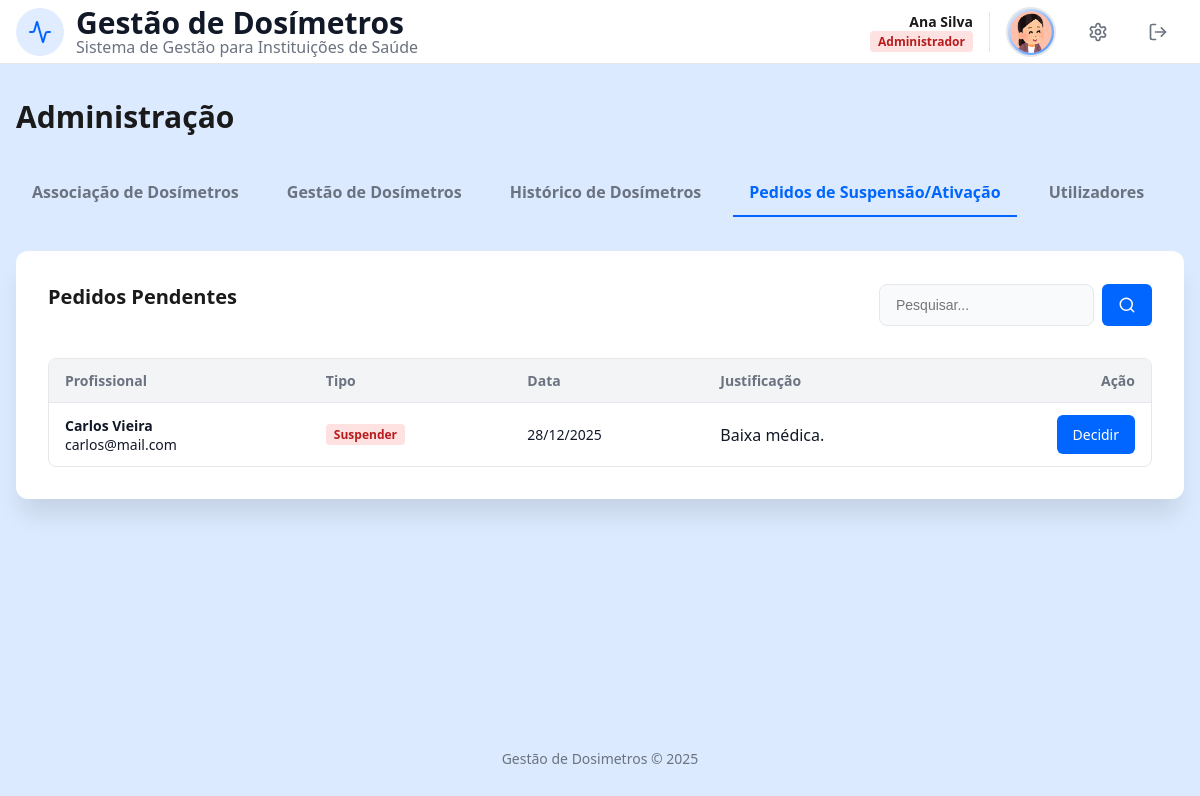
The app's page /admin.php?tab=pedidos (signed in) with its own data.
### tables this page shows
CREATE TABLE ChangeRecord (
    idCR INTEGER PRIMARY KEY AUTOINCREMENT,
    idA INTEGER NOT NULL,
    idUser INTEGER NOT NULL,
    requestType TEXT CHECK(requestType IN ('Suspender','Ativar')) NOT NULL,
    message TEXT NOT NULL,
    requestDate DATETIME NOT NULL,
    status TEXT CHECK(status IN ('Pendente','Concluido', 'Rejeitado')) DEFAULT 'Pendente',

    idAdmin INTEGER,
    decisionDate DATETIME,
    finalStatus TEXT CHECK(finalStatus IN ('Ativo','Suspenso')),
    adminNote TEXT,

    FOREIGN KEY (idA) REFERENCES ApprovedRequest(idA) ON DELETE CASCADE,
    FOREIGN KEY (idUser) REFERENCES User(idU),
    FOREIGN KEY (idAdmin) REFERENCES User(idU)
);

CREATE TABLE User (
    idU INTEGER PRIMARY KEY AUTOINCREMENT,
    name TEXT NOT NULL,
    surname TEXT NOT NULL, 
    birthDate DATE NOT NULL,
    sex TEXT CHECK(sex IN ('Female', 'Male', 'Other')) NOT NULL,
    email TEXT UNIQUE NOT NULL, 
    password TEXT NOT NULL,
    phoneN TEXT CHECK(phoneN GLOB '+[0-9][0-9][0-9]*'),
    userType TEXT CHECK(userType IN ('Administrador', 'Físico Médico', 'Profissional de Saúde')) NOT NULL,
    userStatus BOOLEAN DEFAULT 1,
    profilePic TEXT DEFAULT 'foto/12225881.png'
);

### database/admin_db.php (called while the page is built, shortened)
<?php
function getPendingChangeRequests($db, $search = '') {
    $sql = "SELECT CR.*, U.name, U.surname, U.email
            FROM ChangeRecord CR
            JOIN User U ON CR.idUser = U.idU
            WHERE CR.status = 'Pendente'
              AND U.userStatus = 1";
    $params = [];
    $sql .= " ORDER BY CR.requestDate ASC";
    $stmt = $db->prepare($sql);
    $stmt->execute($params);
    return $stmt->fetchAll();
}
?>

### templates/admin_views.php (the view, shortened to what this page needs)
<?php
function renderAdminTabs($currentTab) {
    ?>
    <div class="admin-tabs">
        <a href="admin.php?tab=associacao" class="tab-link <?php echo $currentTab === 'associacao' ? 'active' : ''; ?>">Associação de Dosímetros</a>
        <a href="admin.php?tab=gestao" class="tab-link <?php echo $currentTab === 'gestao' ? 'active' : ''; ?>">Gestão de Dosímetros</a>
        <a href="admin.php?tab=historico" class="tab-link <?php echo $currentTab === 'historico' ? 'active' : ''; ?>">Histórico de Dosímetros</a>
        <a href="admin.php?tab=pedidos" class="tab-link <?php echo $currentTab === 'pedidos' ? 'active' : ''; ?>">Pedidos de Suspensão/Ativação</a>
        <a href="admin.php?tab=users" class="tab-link <?php echo $currentTab === 'users' ? 'active' : ''; ?>">Utilizadores</a>
    </div>
    <?php
}
    ?>
    <?php
function renderRequestsTab($requests, $searchTerm) {
    ?>
    <div class="card">
        <div class="mb1 header-flex">
            <h2 class="titulo-separador mb1 header-flex-left">Pedidos Pendentes</h2>
            <form action="admin.php" method="GET" class="search-form">
                <input type="text" name="search" value="<?php echo htmlspecialchars($searchTerm); ?>" placeholder="Pesquisar..." class="profile-input input-search">
                <button type="submit" class="btn btn-primary">
                    <svg xmlns="http://www.w3.org/2000/svg" width="18" height="18" viewBox="0 0 24 24" fill="none" stroke="currentColor" stroke-width="2" stroke-linecap="round" stroke-linejoin="round">
                        <circle cx="11" cy="11" r="8"/><path d="m21 21-4.3-4.3"/>
                    </svg>
                </button>
            </form>
        </div>
        <?php if (empty($requests)): ?>
            <?php if (!empty($searchTerm)): ?>
                <p class="text-center msg-nav">
                    Nenhum resultado encontrado para "<strong><?php echo htmlspecialchars($searchTerm); ?></strong>".
                </p>
            <?php else: ?>
                <p class="subtitulo">Não existem pedidos pendentes.</p>
            <?php endif; ?>
        <?php else: ?>
            <div class="table-container">
                <table class="admin-table">
                    <thead>
                        <tr>
                            <th>Profissional</th>
                            <th>Tipo</th>
                            <th>Data</th>
                            <th>Justificação</th>
                            <th class="txt-right">Ação</th>
                        </tr>
                    </thead>
                    <tbody>
                        <?php foreach ($requests as $req): ?>
                            <tr>
                                <td>
                                    <span class="nome-tab"><?php echo htmlspecialchars($req['name'].' '.$req['surname']); ?></span><br>
                                    <?php echo htmlspecialchars($req['email']); ?>
                                </td>
                                <td>
                                    <span class="role-badge <?php echo $req['requestType'] == 'Suspender' ? 'badge-red' : 'badge-green'; ?>">
                                        <?php echo htmlspecialchars($req['requestType']); ?>
                                    </span>
                                </td>
                                <td><?php echo date('d/m/Y', strtotime($req['requestDate'])); ?></td>
                                <td class="subtitulo"><?php echo htmlspecialchars($req['message']); ?></td>
                                <td class="txt-right">
                                    <a href="admin.php?tab=pedidos&decidir=<?php echo $req['idCR']; ?>&user=<?php echo urlencode($req['name'].' '.$req['surname']); ?>&type=<?php echo $req['requestType']; ?>"
                                    class="btn btn-primary">Decidir</a>
                                </td>
                            </tr>
                        <?php endforeach; ?>
                    </tbody>
                </table>
            </div>
        <?php endif; ?>
    </div>
    <?php
}
    ?>

### css/style.css (style rules this page uses)
:root { font-size: 16px; --primary: #0066ff; --primary-light: #4d94ff; --primary-dark: #0052cc; --white: #ffffff; --foreground: #1a1a1a; --border: #e5e7eb; --input-bg: #f9fafb; --muted: #6b7280; --background: #dbeafe; --background2: #b2cdf0; --bg-body: #f3f4f6; --text-main: #111827; --green:#166534; --green2: #15803d; --green3:#16a34a; --green-light: #dcfce7; --green-light2:#bbf7d0; --red:#991b1b; --red2: #ef4444e6; --red-light: #fee2e2; --red-light2:#fecaca; --badge-blue:#1d4ed8; --badge-purple: #7e22ce; --badge-purple-background:#f3e8ff; --badge-red: #b91c1c; --dosimetro1: #fff7ed; --borda1:#d97706; --dosimetro2:#f0fdf4; --cinza: #374151; --badge-yellow:#854d0e; --badge-yellow-background:#fef9c3; }
* { margin: 0;padding: 0;box-sizing: border-box; }
html, body { height: 100%; font-family: "Segoe UI", "Helvetica Neue", Arial, sans-serif; background: var(--background);color: var(--foreground); }
:where(p, h1, h2, button) { overflow-wrap: anywhere; word-break: break-word; }
a { text-decoration: none; }
.header-container, .profile-header-flex, .header-flex { display: flex; align-items: center; justify-content: space-between; }
.header-flex { padding: 0; gap: 1rem; flex-wrap: wrap; }
.subtitulo { font-size: 1rem; color: var(--muted); }
.txt-right { text-align:right; }
.titulo-separador { font-size:1.25rem; font-weight:600; }
.nome-tab { font-weight:600; color:var(--text-main); }
.mb1 { margin-bottom: 1rem; }
.header-flex-left { flex: 1; }
input[type="text"], input[type="email"], input[type="password"], input[type="tel"], input[type="date"], input[type="file"], select, textarea, .profile-input { width: 100%; padding: 0.75rem 1rem; border: 1px solid var(--border); border-radius: 0.5rem; font-size: 14px; background: var(--input-bg); transition: all 0.2s; }
.search-form { display: flex; gap: 0.5rem; }
.input-search { width: 200px; }
.btn { display: inline-flex; align-items: center; justify-content: center; padding: 10px 16px; font-size: 14px; font-weight: 500; border: none; border-radius: 6px; cursor: pointer; transition: all 0.2s ease; text-decoration: none; gap: 6px; }
.btn-primary { background: var(--primary);color: var(--white); }
.card, .card1, .modal-box { background-color: var(--white); border-radius: 0.75rem; display: flex; flex-direction: column; }
.card { box-shadow: 0 20px 25px -5px rgba(0, 0, 0, 0.1); padding: 2rem; gap: 1rem; }
.badge-red, .alert-error { background-color: var(--red-light); }
.badge-red { color: var(--badge-red); }
.role-badge, .etiqueta { font-size: 0.75rem; padding: 2px 8px; border-radius: 4px; font-weight: 600; display: inline-block; }
.admin-tabs { display: flex; gap: 1rem; margin-bottom: 2rem; overflow-x: auto; padding-bottom: 2px; }
.tab-link { padding: 0.75rem 1rem; color: var(--muted); text-decoration: none; font-size: 1rem; font-weight: 600; border-bottom: 2px solid transparent; transition: all 0.2s; white-space: nowrap; }
.tab-link.active { color: var(--primary); border-bottom-color: var(--primary); }
.table-container { width: 100%; overflow-x: auto; border: 1px solid var(--border); border-radius: 0.5rem; background-color: var(--white); }
.admin-table { width: 100%; border-collapse: collapse; font-size: 0.875rem; text-align: justify; }
.admin-table th { background-color: var(--bg-body); padding: 0.75rem 1rem; font-weight: 600; color: var(--muted);border-bottom: 1px solid var(--border); }
.admin-table td { padding: 0.75rem 1rem; border-bottom: 1px solid var(--border); color: var(--text-main); }
.admin-table tr:last-child td { border-bottom: none; }

### css/responsive.css (style rules this page uses)
@media (min-width: 769px) { .input-search { max-width: 250px; } }

### records on screen
changerecord: idUser.surname "Carlos Vieira", idUser.email "carlos@mail.com", requestType "Suspender", requestDate "28/12/2025", message "Baixa médica."

### other values on screen
$userName . ' ' . $userSurname "Ana Silva"
$roleLabel "Administrador"
